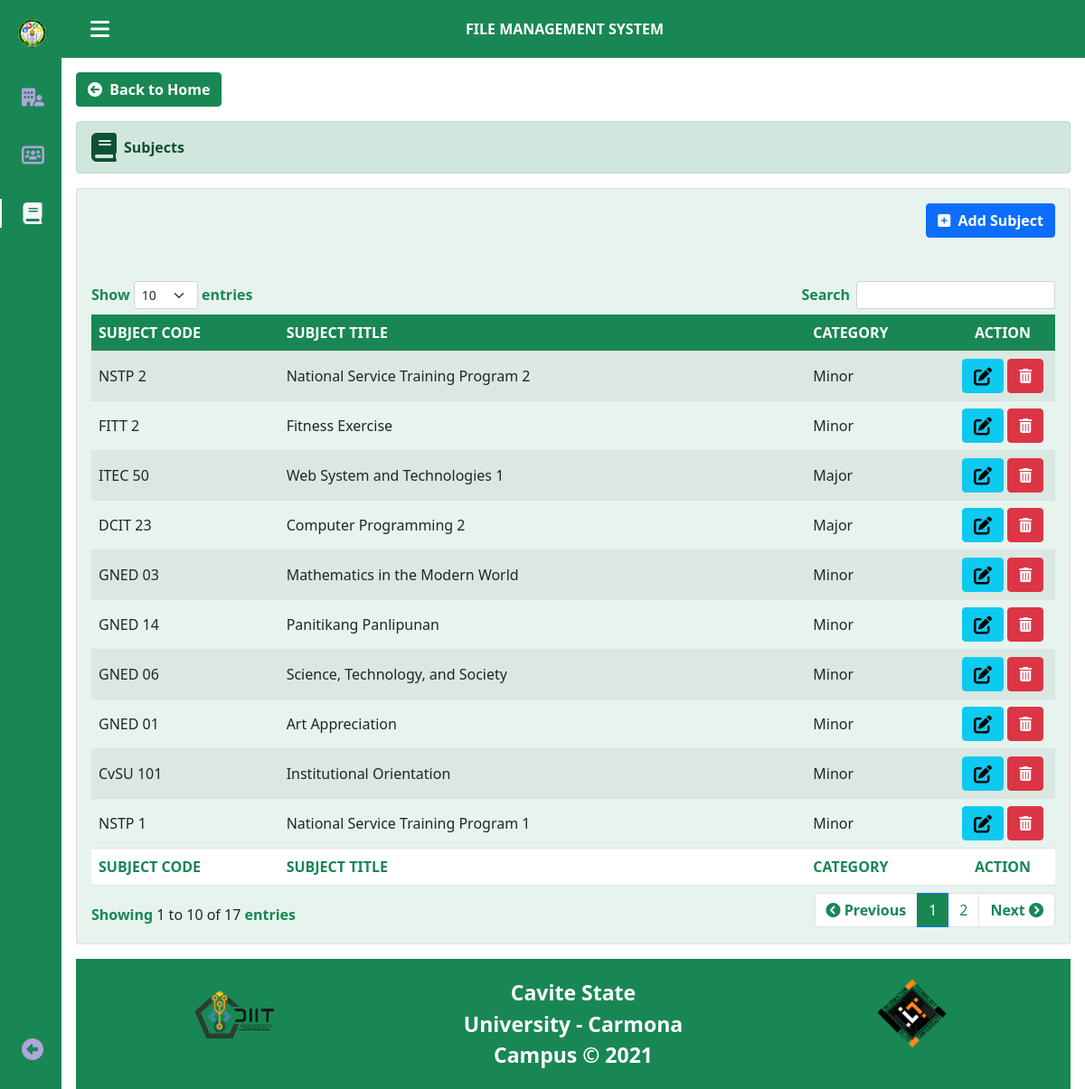
The page /adminSubjects.php (signed in) on the database its author committed.
### tables this page shows
CREATE TABLE `subject` (
  `subject_id` int(11) NOT NULL,
  `subject_code` varchar(100) NOT NULL,
  `subject_title` varchar(100) NOT NULL,
  `category` varchar(100) NOT NULL,
  `date` datetime NOT NULL DEFAULT current_timestamp()
);

### session.php (called while the page is built, shortened)
<?php
    $session_id=$_SESSION['id'];
?>

### adminSubjects.php (the view, shortened to what this page needs)
<?php
    include('header.php');
    include('session.php');
    $user_query = mysqli_query($conn,"SELECT * FROM user WHERE user_id='$session_id'") or die(mysqli_error());
    $user_row = mysqli_fetch_array($user_query);
?>
<body class="body" id="body">
    <header class="sidenav-header bg-success" id="sidenav-header">
        <div class="sidenav-toggle">
            <i class="fa-solid fa-bars" id="sidenav-toggle-icon" title="Menu"></i>
        </div>
        <div class="sidenav-title">
            <p>
                FILE MANAGEMENT SYSTEM
            </p>
        </div>
        <div class="sidenav-logo">
            <img src="<?php echo $user_row['location']; ?>" data-bs-toggle="modal" data-bs-target="#imageZoomAdmin" alt="">
        </div>
    </header>
    <div class="sidenavbar" id="sidenavbar">
        <nav class="sidenavbar-content">
            <div>
                <a href="#" class="sidenavbar-logo" title="Cavite State University - Carmona (FMS)"><img class="sidenavbar-img" src="images/logo.png" alt=""><span class="sidenavbar-title">CVSU-CARMONA</span></a>
                <div class="sidenavbar-menus">
                    <a href="adminEntry.php" class="sidenavbar-menu" title="Departments"> <i class="fa-solid fa-building-user nav-icon"></i> <span class="sidenavbar-menu-title">Department</span> </a>
                    <a href="adminCourses.php" class="sidenavbar-menu" title="Courses"> <i class="fa-solid fa-users-rectangle nav-icon"></i> <span class="sidenavbar-menu-title">Courses</span> </a>
                    <a href="#" class="sidenavbar-menu active" title="Subjects"> <i class="fa-solid fa-book fa-xl nav-icon" style="margin-left: 0.1rem;"></i> <span class="sidenavbar-menu-title">Subject</span> </a>
                </div>
            </div>
                <a href="adminHome.php" role="button" name="backtomenu" class="sidenavbar-menu" title="Back to Main Menu"> <i class="fa-solid fa-circle-left fa-xl nav-icon"></i> <span class="sidenavbar-menu-title">Back</span> </a>
        </nav>
    </div>
    <div class="main-content">
        <div class="d-flex justify-content-start mt-3">
            <a href="adminHome.php" role="button" class="btn btn-success"><i class="fa-solid fa-circle-arrow-left"></i>&nbsp&nbsp<strong>Back to Home</strong></a>
        </div>
        <div class="alert alert-success d-flex align-items-center mt-3" role="alert">
            <i class="fa-solid fa-book fa-2xl me-2"></i>
            <div>
                <strong>Subjects</strong>
            </div>
        </div>
        <div class="card mb-3">
            <div class="card-body bg-success bg-opacity-10">
            <div class="d-flex justify-content-end mb-5">
                <button type="button" class="btn btn-primary" data-bs-toggle="modal" data-bs-target="#adminAddSubjectModal"><i class="fa-solid fa-square-plus"></i>&nbsp&nbsp<strong>Add Subject</strong></button>
            </div>
                <table id="example" class="table table-striped display" style="width:100%">
                    <thead>
                        <tr>
                            <th>Subject Code</th>
                            <th>Subject Title</th>
                            <th>Category</th>
                            <th class="text-center">Action</th>
                        </tr>
                    </thead>
                    <tbody>
                        <?php
                            $query = mysqli_query($conn,"SELECT * FROM subject ORDER BY subject_id DESC") or die(mysqli_error());
                            while ($row = mysqli_fetch_array($query)) {
                                ?>
                        <tr class="odd gradeX">
                            <td><?php echo $row['subject_code']; ?></td>
                            <td><?php echo $row['subject_title']; ?></td>
                            <td><?php echo $row['category']; ?></td>
                            <td class="text-center" width="100">
                                <a title="Edit Subject" role="button" class="adminEditSubject btn btn-info"><i class="fa-solid fa-pen-to-square fa-lg"></i></a>
                                <a title="Delete Subject" role="button" class="adminDeleteSubject btn btn-danger"><i class="fa-solid fa-trash-can"></i></a>
                            </td>
                        </tr>
                        <?php } ?>
                    </tbody>
                    <tfoot>
                        <tr>
                            <th>Subject Code</th>
                            <th>Subject Title</th>
                            <th>Category</th>
                            <th class="text-center">Action</th>
                        </tr>
                    </tfoot>
                </table>
            </div>
        </div>
        <?php include('footer.php'); ?>
    </div>
</body>

### css/style.css (style rules this page uses)
* { box-sizing: border-box; margin: 0; padding: 0; }
body { font-family: Arial, Helvetica, sans-serif; overflow-x: hidden; }
.body { position: relative; margin: 3rem 0 0 0; padding: 0 1rem; transition: .5s; }
.body a { text-decoration: none; }
.sidenav-header { width: 100%; height: 3rem; position: fixed; top: 0; left: 0; display: flex; align-items: center; justify-content: space-between; padding: 0 1rem; background-color: #F7F6FB; z-index: 100; transition: .5s; }
.sidenav-toggle { color: #fff; font-size: 1.5rem; cursor: pointer; }
.sidenav-logo { width: 2.188rem; height: 2.188rem; display: flex; justify-content: center; border-radius: 50%; overflow: hidden; }
.sidenav-logo img { width: 2.5rem; cursor: -webkit-pointer; cursor: pointer; }
.sidenav-title { margin-top: 1rem; text-align: center; font-weight: bold; color: #fff; }
.sidenavbar-img { width: 2.188rem; height: 2.188rem; position: absolute; }
.sidenavbar-img { height: 2.188rem; position: absolute; }
.sidenavbar { position: fixed; top: 0; left: -30%; width: 4.25rem; height: 100%; background-color: #198754; padding: .5rem 1rem 0 0; transition: .5s; z-index: 100; }
.sidenavbar-content { height: 100%; display: flex; flex-direction: column; justify-content: space-between; overflow: hidden; }
.sidenavbar-logo, .sidenavbar-menu { display: grid; grid-template-columns: max-content max-content; align-items: center; column-gap: 1rem; }
.sidenavbar-menu { padding: .5rem 0 .5rem 1.5rem; }
.sidenavbar-logo { padding: .5rem 0 .5rem 1.150rem; }
.sidenavbar-logo { margin-bottom: 2rem; }
.sidenavbar-menu { position: relative; color: #AFA5D9; margin-bottom: 1.5rem; transition: .3s; }
.nav-icon { font-size: 1.25rem; }
.sidenavbar-menus .active { color: #F7F6FB; }
.sidenavbar-menus .active::before { content: ''; position: absolute; left: 0; width: 0.125rem; height: 2rem; background-color: #F7F6FB; box-sizing: border-box; }
.main-content { height: auto; margin-top: 5rem; }
@media screen and (min-width: 48rem) { .body { margin: 4rem 0 0 0; padding-left: 5.25rem; } }
@media screen and (min-width: 48rem) { .sidenav-header { height: 4rem; padding: 0 2rem 0 6.25rem; } }
@media screen and (min-width: 48rem) { .sidenav-logo { width: 2.5rem; height: 2.5rem; } }
@media screen and (min-width: 48rem) { .sidenav-logo img { width: 2.813; } }
@media screen and (min-width: 48rem) { .sidenavbar { left: 0; padding: 1rem 1rem 0 0; } }
.table td, .table th { vertical-align: middle; }
.dataTable th { font-weight: bold; text-transform: uppercase; }
table.dataTable thead tr { background-color: #198754; color: #fff; }
table.dataTable tfoot tr { background-color: #fff; color: #198754; }

### rows shown on the page
subject: subject_code "NSTP 2", subject_title "National Service Training Program 2", category "Minor"
subject: subject_code "FITT 2", subject_title "Fitness Exercise", category "Minor"
subject: subject_code "ITEC 50", subject_title "Web System and Technologies 1", category "Major"
subject: subject_code "DCIT 23", subject_title "Computer Programming 2", category "Major"
subject: subject_code "GNED 03", subject_title "Mathematics in the Modern World", category "Minor"
subject: subject_code "GNED 14", subject_title "Panitikang Panlipunan", category "Minor"
subject: subject_code "GNED 06", subject_title "Science, Technology, and Society", category "Minor"
subject: subject_code "GNED 01", subject_title "Art Appreciation", category "Minor"
subject: subject_code "CvSU 101", subject_title "Institutional Orientation", category "Minor"
subject: subject_code "NSTP 1", subject_title "National Service Training Program 1", category "Minor"
